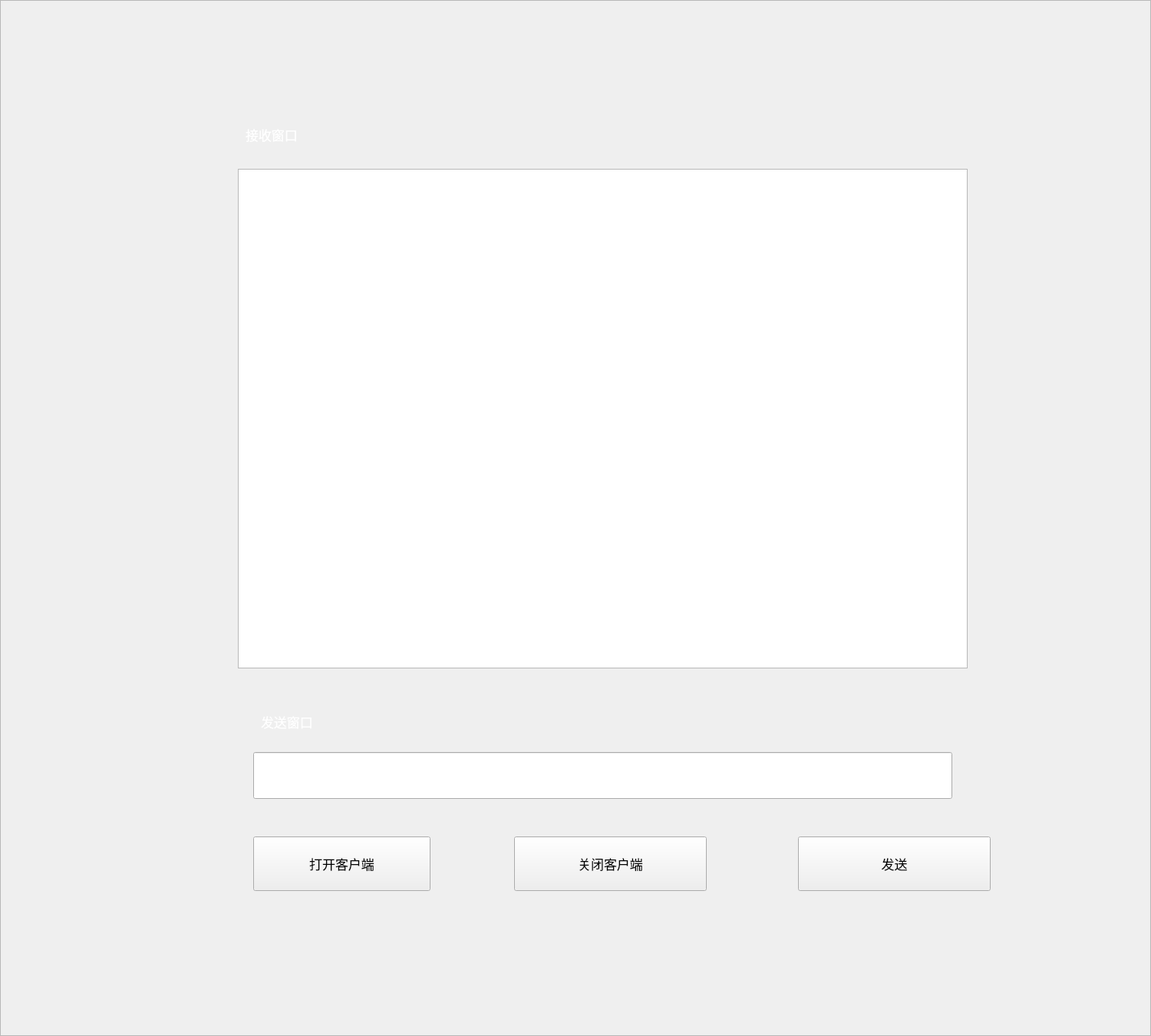
<?xml version="1.0" encoding="UTF-8"?>
<ui version="4.0">
 <class>adminChat</class>
 <widget class="QDialog" name="adminChat">
  <property name="geometry">
   <rect>
    <x>0</x>
    <y>0</y>
    <width>1500</width>
    <height>1350</height>
   </rect>
  </property>
  <property name="windowTitle">
   <string>客户端</string>
  </property>
  <widget class="QPlainTextEdit" name="recvEdit">
   <property name="geometry">
    <rect>
     <x>310</x>
     <y>220</y>
     <width>951</width>
     <height>651</height>
    </rect>
   </property>
   <property name="font">
    <font>
     <pointsize>13</pointsize>
    </font>
   </property>
   <property name="focusPolicy">
    <enum>Qt::NoFocus</enum>
   </property>
   <property name="readOnly">
    <bool>true</bool>
   </property>
  </widget>
  <widget class="QPushButton" name="openBt">
   <property name="geometry">
    <rect>
     <x>330</x>
     <y>1090</y>
     <width>231</width>
     <height>71</height>
    </rect>
   </property>
   <property name="font">
    <font>
     <pointsize>13</pointsize>
    </font>
   </property>
   <property name="focusPolicy">
    <enum>Qt::NoFocus</enum>
   </property>
   <property name="text">
    <string>打开客户端</string>
   </property>
  </widget>
  <widget class="QPushButton" name="closeBt">
   <property name="geometry">
    <rect>
     <x>670</x>
     <y>1090</y>
     <width>251</width>
     <height>71</height>
    </rect>
   </property>
   <property name="font">
    <font>
     <pointsize>13</pointsize>
    </font>
   </property>
   <property name="focusPolicy">
    <enum>Qt::NoFocus</enum>
   </property>
   <property name="text">
    <string>关闭客户端</string>
   </property>
  </widget>
  <widget class="QLineEdit" name="sendEdit">
   <property name="geometry">
    <rect>
     <x>330</x>
     <y>980</y>
     <width>911</width>
     <height>61</height>
    </rect>
   </property>
   <property name="font">
    <font>
     <pointsize>13</pointsize>
    </font>
   </property>
   <property name="styleSheet">
    <string notr="true">color: rgb(255, 255, 255);</string>
   </property>
   <property name="text">
    <string/>
   </property>
  </widget>
  <widget class="QLabel" name="label">
   <property name="geometry">
    <rect>
     <x>340</x>
     <y>910</y>
     <width>231</width>
     <height>61</height>
    </rect>
   </property>
   <property name="font">
    <font>
     <pointsize>13</pointsize>
    </font>
   </property>
   <property name="styleSheet">
    <string notr="true">color: rgb(255, 255, 255);</string>
   </property>
   <property name="text">
    <string>发送窗口</string>
   </property>
  </widget>
  <widget class="QLabel" name="label_2">
   <property name="geometry">
    <rect>
     <x>320</x>
     <y>150</y>
     <width>221</width>
     <height>51</height>
    </rect>
   </property>
   <property name="font">
    <font>
     <pointsize>13</pointsize>
    </font>
   </property>
   <property name="styleSheet">
    <string notr="true">color: rgb(255, 255, 255);</string>
   </property>
   <property name="text">
    <string>接收窗口</string>
   </property>
  </widget>
  <widget class="QFrame" name="frame">
   <property name="geometry">
    <rect>
     <x>0</x>
     <y>0</y>
     <width>1500</width>
     <height>1350</height>
    </rect>
   </property>
   <property name="styleSheet">
    <string notr="true">#frame{border-image: url(:/photo/chat.jpg)}</string>
   </property>
   <property name="frameShape">
    <enum>QFrame::StyledPanel</enum>
   </property>
   <property name="frameShadow">
    <enum>QFrame::Raised</enum>
   </property>
   <widget class="QPushButton" name="sendBt">
    <property name="geometry">
     <rect>
      <x>1040</x>
      <y>1090</y>
      <width>251</width>
      <height>71</height>
     </rect>
    </property>
    <property name="font">
     <font>
      <pointsize>13</pointsize>
     </font>
    </property>
    <property name="focusPolicy">
     <enum>Qt::NoFocus</enum>
    </property>
    <property name="text">
     <string>发送</string>
    </property>
   </widget>
  </widget>
  <zorder>frame</zorder>
  <zorder>recvEdit</zorder>
  <zorder>openBt</zorder>
  <zorder>closeBt</zorder>
  <zorder>sendEdit</zorder>
  <zorder>label</zorder>
  <zorder>label_2</zorder>
 </widget>
 <resources/>
 <connections/>
</ui>
